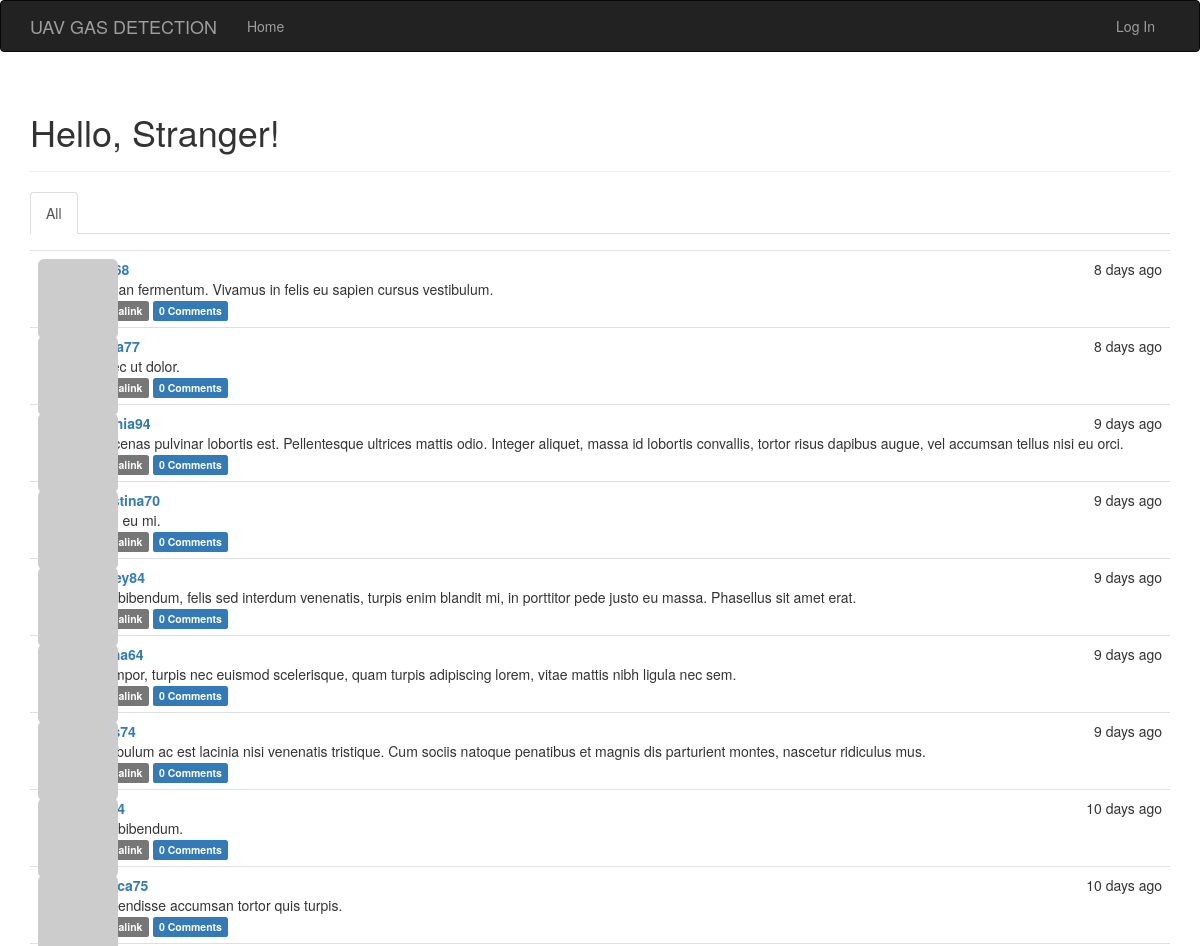
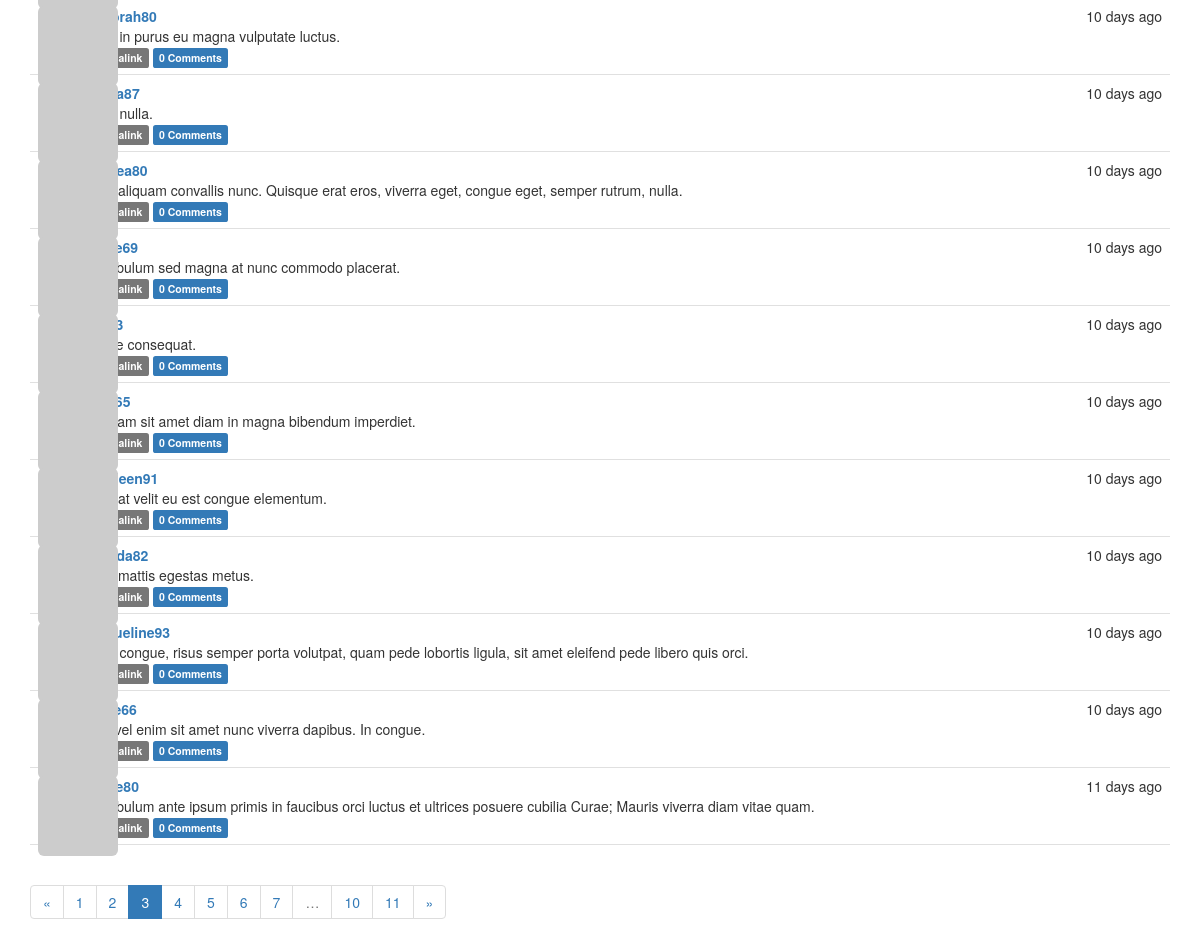
/?page=3, run on the app's committed database (2 pictures, top to bottom).
### app/models.py (models this page shows, shortened)
class Post(db.Model):
    __tablename__ = 'posts'
    id = db.Column(db.Integer, primary_key=True)
    body = db.Column(db.Text)
    body_html = db.Column(db.Text)
    timestamp = db.Column(db.DateTime, index=True, default=datetime.utcnow)
    author_id = db.Column(db.Integer, db.ForeignKey('users.id'))
    comments = db.relationship('Comment', backref='post', lazy='dynamic')

class User(UserMixin,db.Model):
    __tablename__ = 'users'
    id = db.Column(db.Integer,primary_key=True)
    email = db.Column(db.String(64),unique=True,index=True)
    username = db.Column(db.String(64),unique=True,index=True)
    role_id = db.Column(db.Integer,db.ForeignKey('roles.id'))
    password_hash =db.Column(db.String(128))
    confirmed = db.Column(db.Boolean,default=False)
    name = db.Column(db.String(64))
    location = db.Column(db.String(64))
    about_me = db.Column(db.Text())
    member_since = db.Column(db.DateTime(), default=datetime.utcnow)
    last_seen = db.Column(db.DateTime(), default=datetime.utcnow)
    avatar_hash = db.Column(db.String(32))
    posts = db.relationship('Post', backref='author', lazy='dynamic')
    followed = db.relationship('Follow',
                               foreign_keys=[Follow.follower_id],
                               backref=db.backref('follower', lazy='joined'),
                               lazy='dynamic',
                               cascade='all, delete-orphan')
    followers = db.relationship('Follow',
                                foreign_keys=[Follow.followed_id],
                                backref=db.backref('followed', lazy='joined'),
                                lazy='dynamic',
                                cascade='all, delete-orphan')
    comments = db.relationship('Comment', backref='author', lazy='dynamic')
    @property
    def password(self):
        raise AttributeError('password is not a readable attribute')
    def gravatar(self, size=100, default='identicon', rating='g'):
        if request.is_secure:
            url = 'https://secure.gravatar.com/avatar'
        else:
            url = 'http://www.gravatar.com/avatar'
        hash = self.avatar_hash or self.gravatar_hash()
        return '{url}/{hash}?s={size}&d={default}&r={rating}'.format(
            url=url, hash=hash, size=size, default=default, rating=rating)

### app/main/views.py (the view)
@main.route('/', methods=['GET', 'POST'])
def index():
    form = PostForm()
    if current_user.can(Permission.WRITE) and form.validate_on_submit():
        post = Post(body=form.body.data,author=current_user._get_current_object())
        db.session.add(post)
        db.session.commit()
        return redirect(url_for('.index'))
    page = request.args.get('page', 1, type=int)
    show_followed = False
    if current_user.is_authenticated:
        show_followed = bool(request.cookies.get('show_followed', ''))
    if show_followed:
        query = current_user.followed_posts
    else:
        query = Post.query
    pagination = query.order_by(Post.timestamp.desc()).paginate(
        page, per_page=current_app.config['FLASKY_POSTS_PER_PAGE'],
        error_out=False)
    posts = pagination.items
    return render_template('index.html',
            form=form,posts=posts,show_followed=show_followed,pagination=pagination)

### app/auth/views.py (called while the page is built)
@auth.before_app_request
def before_request():
    if current_user.is_authenticated:
        current_user.ping()
        if not current_user.confirmed and request.endpoint[:5] != 'auth.':
            return redirect(url_for('auth.unconfirmed'))

@auth.before_app_request
def before_request():
    if current_user.is_authenticated \
            and not current_user.confirmed \
            and request.endpoint[:5] != 'auth.'\
            and request.endpoint != 'static':
        return redirect(url_for('auth.unconfirmed'))

### app/main/__init__.py (called while the page is built)
@main.app_context_processor
def inject_permissions():
    return dict(Permission=Permission)

### app/models.py (called while the page is built)
    def can(self, permissions):
        return False

    def is_administrator(self):
        return False

### app/templates/index.html (shortened to what this page needs)
{% extends "base.html" %}
{% import "bootstrap/wtf.html" as wtf %}
{% import "_macros.html" as macros %}
{% block page_content %}
<div class="page-header">
    <h1>Hello, {% if current_user.is_authenticated %}{{ current_user.username }}{% else %}Stranger{% endif %}!</h1>
</div>
<div class="post-tabs">
    <ul class="nav nav-tabs">
        <li{% if not show_followed %} class="active"{% endif %}><a href="{{ url_for('.show_all') }}">All</a></li>
    </ul>
    {% include '_posts.html' %}
</div>
{% if pagination %}
<div class="pagination">
    {{ macros.pagination_widget(pagination, '.index') }}
</div>
{% endif %}
{% endblock %}

### app/templates/_posts.html (shortened to what this page needs)
<ul class="posts">
    {% for post in posts %}
    <li class="post">
        <div class="post-thumbnail">
            <a href="{{ url_for('.user', username=post.author.username) }}">
                <img class="img-rounded profile-thumbnail" src="{{ post.author.gravatar(size=40) }}">
            </a>
        </div>
        <div class="post-content">
            <div class="post-date">{{ moment(post.timestamp).fromNow() }}</div>
            <div class="post-author"><a href="{{ url_for('.user', username=post.author.username) }}">{{ post.author.username }}</a></div>
            <div class="post-body">
                {% if post.body_html %}
                    {{ post.body_html | safe }}
                {% else %}
                    {{ post.body }}
                {% endif %}
            </div>
            <div class="post-footer">
                <a href="{{ url_for('.post', id=post.id) }}">
                    <span class="label label-default">Permalink</span>
                </a>
                <a href="{{ url_for('.post', id=post.id) }}#comments">
                    <span class="label label-primary">{{ post.comments.count() }} Comments</span>
                </a>
            </div>
        </div>
    </li>
    {% endfor %}
</ul>

### app/static/styles.css (style rules this page uses)
.profile-thumbnail { position: absolute; }
ul.posts { list-style-type: none; padding: 0px; margin: 16px 0px 0px 0px; border-top: 1px solid #e0e0e0; }
ul.posts li.post { padding: 8px; border-bottom: 1px solid #e0e0e0; }
div.post-date { float: right; }
div.post-author { font-weight: bold; }
div.post-thumbnail { position: absolute; }
div.post-content { margin-left: 48px; min-height: 48px; }

### data on the page
Post: timestamp "8 days ago", body "Aenean fermentum. Vivamus in felis eu sapien cursus vestibulum.", comments.count "0"
Post: timestamp "8 days ago", body "Donec ut dolor.", comments.count "0"
Post: timestamp "9 days ago", author.username "cynthia94", body "Maecenas pulvinar lobortis est. Pellentesque ultrices mattis odio. Integer aliquet, massa id lobortis convallis, tortor risus dapibus augue, vel accumsan tellus nisi eu orci.", comments.count "0"
Post: timestamp "9 days ago", author.username "christina70", body "Proin eu mi.", comments.count "0"
Post: timestamp "9 days ago", body "Duis bibendum, felis sed interdum venenatis, turpis enim blandit mi, in porttitor pede justo eu massa. Phasellus sit amet erat.", comments.count "0"
Post: timestamp "9 days ago", body "In tempor, turpis nec euismod scelerisque, quam turpis adipiscing lorem, vitae mattis nibh ligula nec sem.", comments.count "0"
Post: timestamp "9 days ago", body "Vestibulum ac est lacinia nisi venenatis tristique. Cum sociis natoque penatibus et magnis dis parturient montes, nascetur ridiculus mus.", comments.count "0"
Post: timestamp "10 days ago", body "Duis bibendum.", comments.count "0"
Post: timestamp "10 days ago", body "Suspendisse accumsan tortor quis turpis.", comments.count "0"
Post: timestamp "10 days ago", author.username "deborah80", body "Cras in purus eu magna vulputate luctus.", comments.count "0"
Post: timestamp "10 days ago", body "Nam nulla.", comments.count "0"
Post: timestamp "10 days ago", body "Duis aliquam convallis nunc. Quisque erat eros, viverra eget, congue eget, semper rutrum, nulla.", comments.count "0"
Post: timestamp "10 days ago", body "Vestibulum sed magna at nunc commodo placerat.", comments.count "0"
Post: timestamp "10 days ago", body "Fusce consequat.", comments.count "0"
Post: timestamp "10 days ago", body "Aliquam sit amet diam in magna bibendum imperdiet.", comments.count "0"
Post: timestamp "10 days ago", author.username "kathleen91", body "Duis at velit eu est congue elementum.", comments.count "0"
Post: timestamp "10 days ago", body "Duis mattis egestas metus.", comments.count "0"
Post: timestamp "10 days ago", author.username "jacqueline93", body "Nam congue, risus semper porta volutpat, quam pede lobortis ligula, sit amet eleifend pede libero quis orci.", comments.count "0"
Post: timestamp "10 days ago", body "Sed vel enim sit amet nunc viverra dapibus. In congue.", comments.count "0"
Post: timestamp "11 days ago", body "Vestibulum ante ipsum primis in faucibus orci luctus et ultrices posuere cubilia Curae; Mauris viverra diam vitae quam.", comments.count "0"

### other printed values
{{ p }} "1" "2" "4" "5" "6" "7" "10" "11"
{{ p }} "3"
